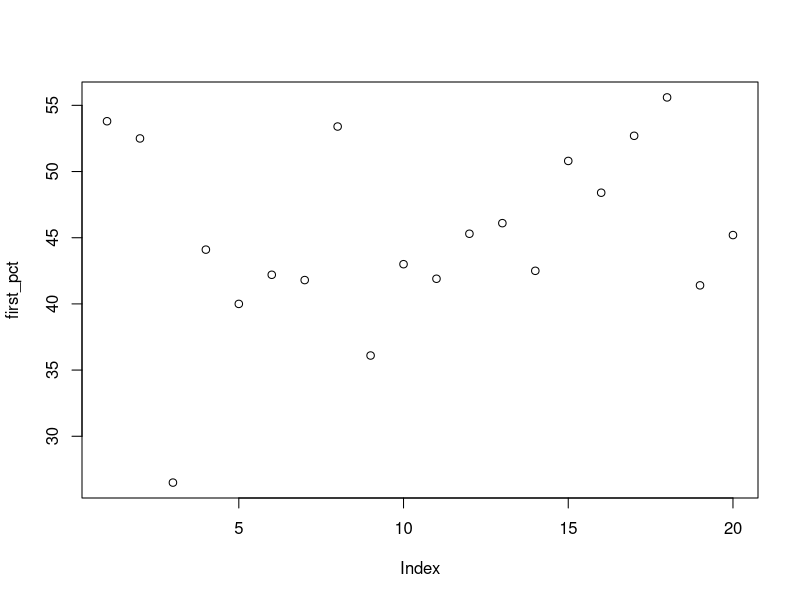
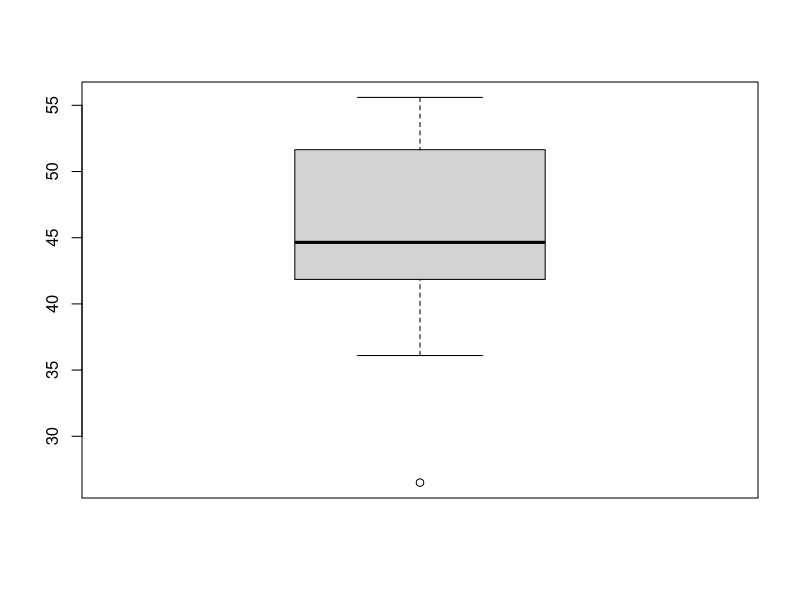
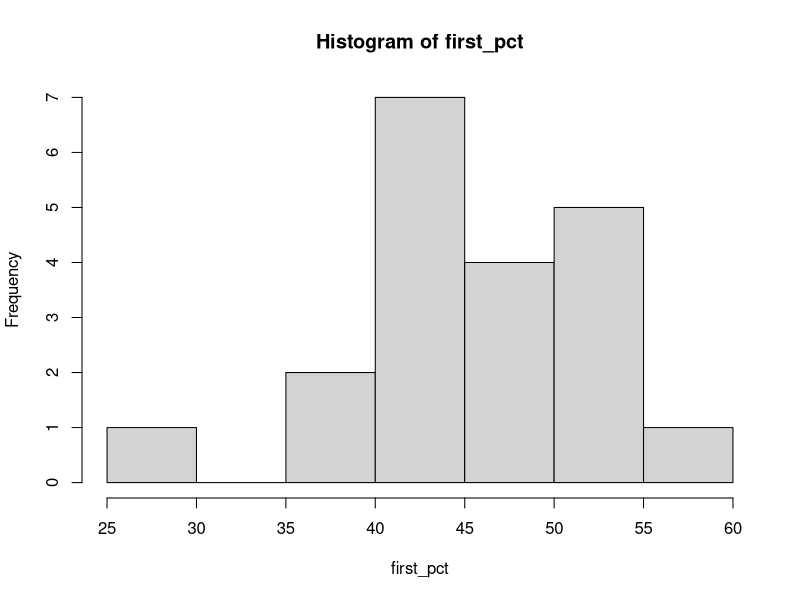
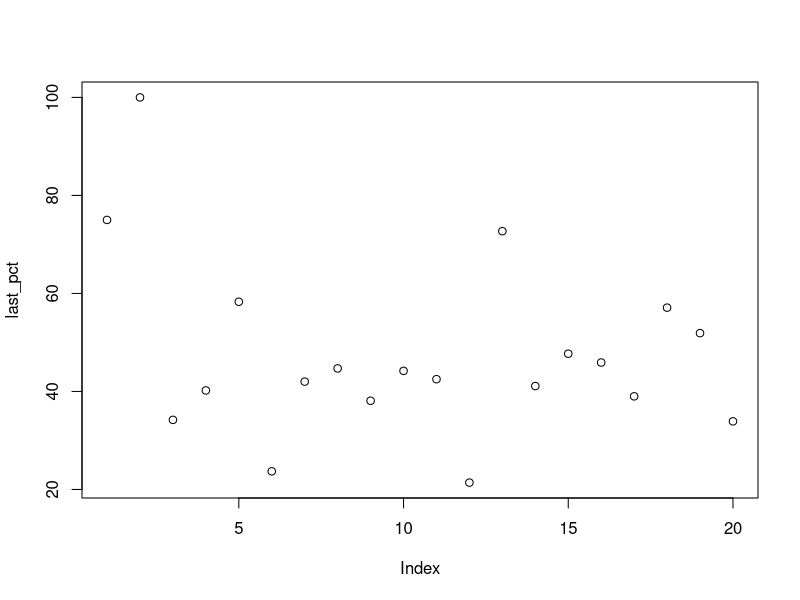
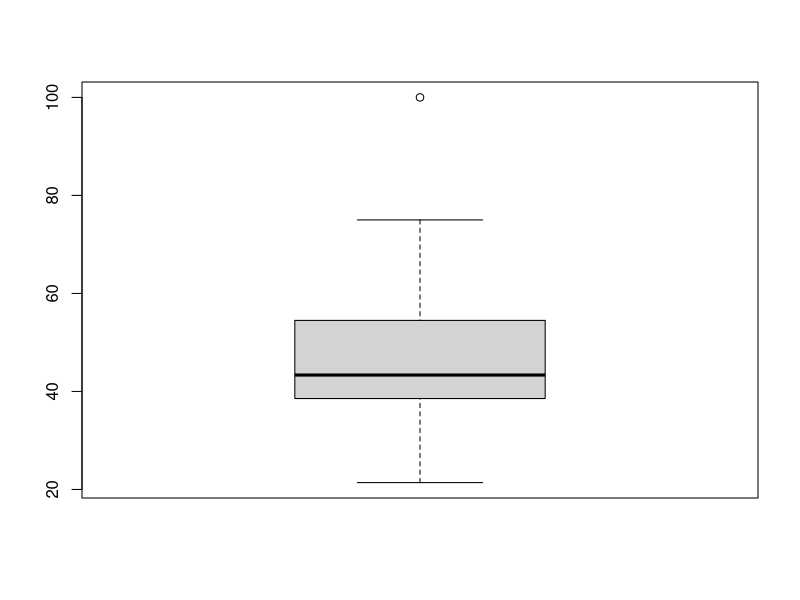
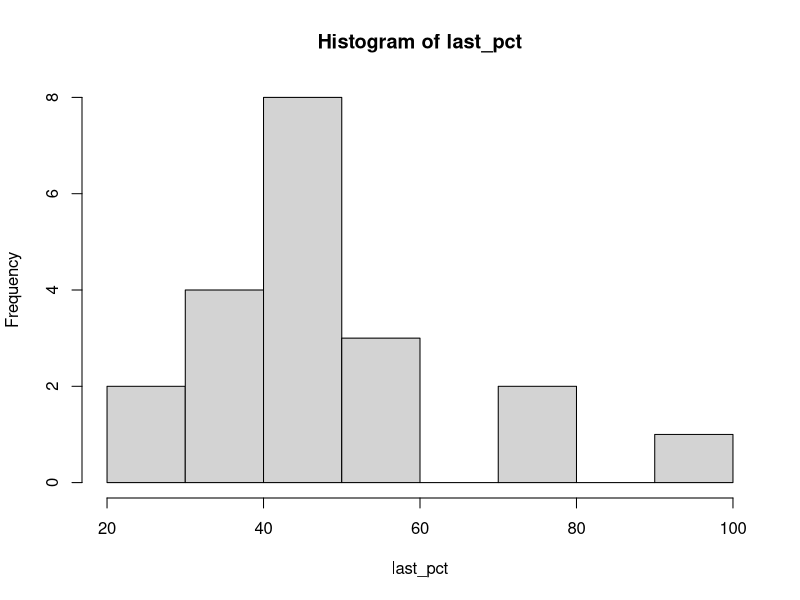
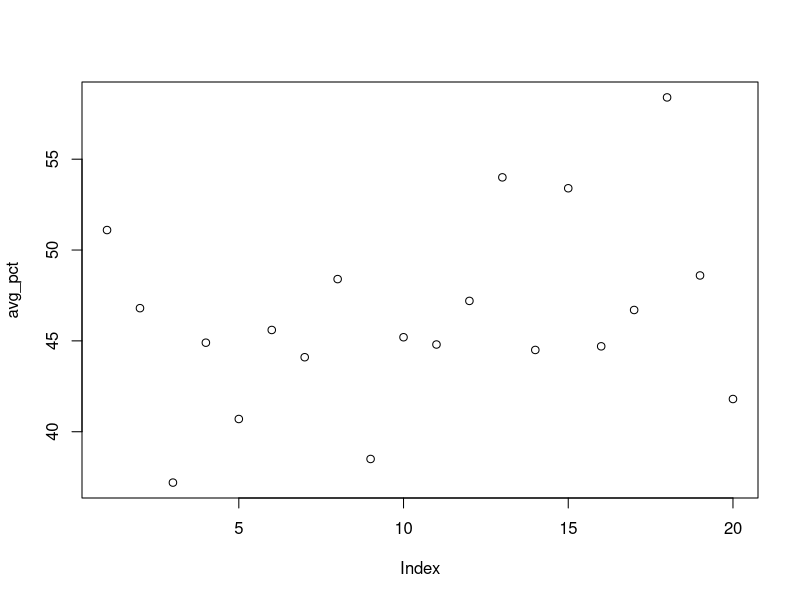
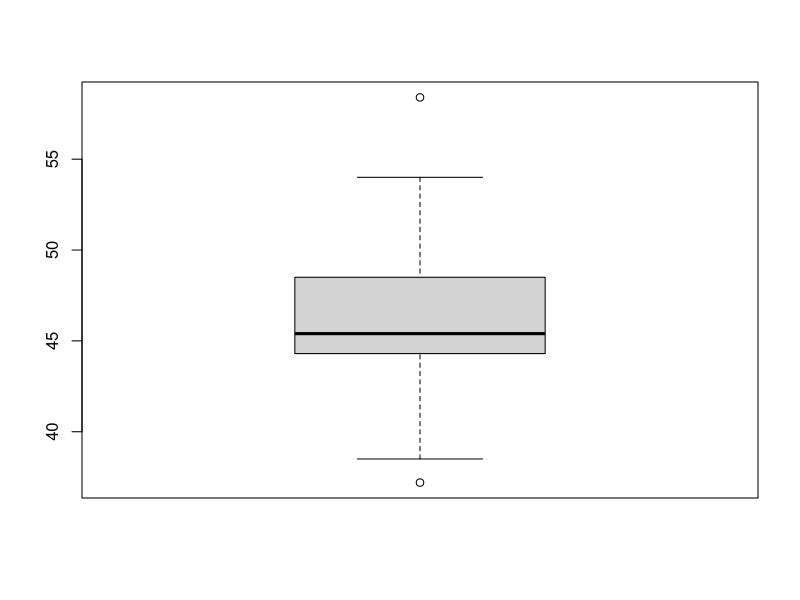

Recreate these plots in R, in order.
# Populate all the lists
first_pct = c(53.8, 52.5, 26.5, 44.1, 40, 42.2, 41.8, 53.4, 36.1, 43, 41.9, 45.3, 46.1, 42.5, 50.8, 48.4, 52.7, 55.6, 41.4, 45.2)
last_pct = c(75, 100, 34.2, 40.2, 58.3, 23.7, 42, 44.7, 38.1, 44.2, 42.5, 21.4, 72.7, 41.1, 47.7, 45.9, 39.0, 57.1, 51.9, 33.9)
avg_pct = c(51.1, 46.8, 37.2, 44.9, 40.7, 45.6, 44.1, 48.4, 38.5, 45.2, 44.8, 47.2, 54.0, 44.5, 53.4, 44.7, 46.7, 58.4, 48.6, 41.8)

# Calculate the mean of the lists
first_mean = mean(first_pct)
last_mean = mean(last_pct)
avg_mean = mean(avg_pct)

# Calculate the variance of the lists
first_var = var(first_pct)
last_var = var(last_pct)
avg_var = var(avg_pct)

# Calculate the standard deviation of the lists
first_sd = sd(first_pct)
last_sd = sd(last_pct)
avg_sd = sd(avg_pct)

### Print first FG % info ###
print('List of starting FG %:')
print(first_pct)
print(paste('Starting FG % mean:', first_mean))
print(paste('Starting FG % variance:', first_var))
print(paste('Starting FG % standard deviation:', first_sd))

jpeg("first_scatter", width = 350, height = 350)
plot(first_pct)
dev.off()

jpeg("first_boxplot", width = 350, height = 350)
boxplot(first_pct)
dev.off()

jpeg("first_histogram", width = 350, height = 350)
hist(first_pct)
dev.off()

cat("\n")

### Print ending FG % info ###
print('List of ending FG %:')
print(last_pct)
print(paste('Ending FG % mean:', last_mean))
print(paste('Ending FG % variance:', last_var))
print(paste('Ending FG % standard deviation:', last_sd))

jpeg("last_scatter", width = 350, height = 350)
plot(last_pct)
dev.off()

jpeg("last_boxplot", width = 350, height = 350)
boxplot(last_pct)
dev.off()

jpeg("last_histogram", width = 350, height = 350)
hist(last_pct)
dev.off()

cat("\n")

### Print average FG % info ###
print('List of average FG %:')
print(avg_pct)
print(paste('Average FG % mean:', avg_mean))
print(paste('Average FG % variance:', avg_var))
print(paste('Average FG % standard deviation:', avg_sd))

jpeg("avg_scatter", width = 350, height = 350)
plot(avg_pct)
dev.off()

jpeg("avg_boxplot", width = 350, height = 350)
boxplot(avg_pct)
dev.off()

jpeg("avg_histogram", width = 350, height = 350)
hist(avg_pct)
dev.off()

cat("\n")

shapiro_first = shapiro.test(first_pct)
shapiro_last = shapiro.test(last_pct)
shapiro_avg = shapiro.test(avg_pct)

print("The Shapiro Wilks test results for first year %, last year %, and avg %, respectivly.")
print(shapiro_first)
print(shapiro_last)
print(shapiro_avg)

print("Hypothesis tests to check if the first year % and last year % are equal, first result is at a 95% CI and second is at 99% CI.")
hypothesis_test1_95 = t.test(first_pct, last_pct)
print(hypothesis_test1_95)

hypothesis_test1_99 = t.test(first_pct, last_pct, conf.level=.99)
print(hypothesis_test1_99)

data = data.frame(first_pct, avg_pct, last_pct)

names(data)[names(data) == "first_pct"] <- "First %"
names(data)[names(data) == "avg_pct"] <- "Avg %"
names(data)[names(data) == "last_pct"] <- "Last %"


print(data)
